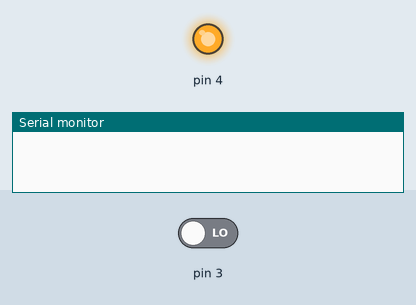
The sketch below on a simulated Arduino Uno, built with avr-gcc and run on an emulated ATmega328P. Shown: output pins drawn as LEDs (lit = HIGH), the last lines printed to the serial monitor. Dashed ring = blinking. Inputs (shaded band) come from the test bench; at power-on: pin 3 LOW.

Above: at 1.2 s.
1.3 s: pin 3 driven HIGH
At 1.9 s:
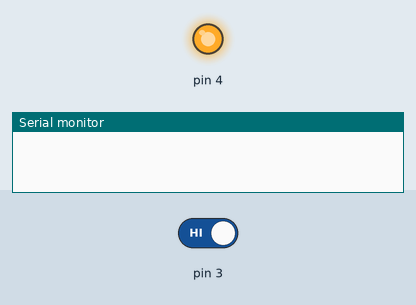
2.8 s: pin 3 driven LOW
At 3.5 s:
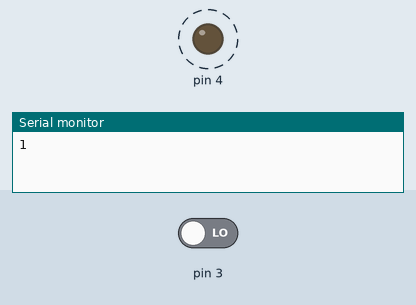
Timing chart, 0 to 11.8 s (numbered marks = the images above; inputs shaded):
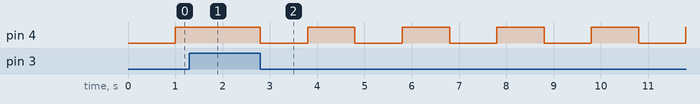

The sketch:

Drill04.ino
```cpp
// TimedAction.h
#ifndef TIMEDACTION_H
#define TIMEDACTION_H

//#include "arduino.h"

#define NO_PREDELAY 0

class TimedAction {

  public:
    TimedAction(unsigned long interval,void (*function)());
    TimedAction(unsigned long prev,unsigned long interval,void (*function)());

  void reset();
  void disable();
  void enable();
  void check();

  void setInterval( unsigned long interval );

  private:
    bool active;
    unsigned long previous;
    unsigned long interval;
    void (*execute)();

};

#endif


// TimedAction.cpp
TimedAction::TimedAction(unsigned long intervl,void (*function)()){
    active = true;
  previous = 0;
  interval = intervl;
  execute = function;
}

/*
|| <<constructor>>
*/
TimedAction::TimedAction(unsigned long prev,unsigned long intervl,void (*function)()){
    active = true;
  previous = prev;
  interval = intervl;
  execute = function;
}

void TimedAction::reset(){
    previous = millis();
}

void TimedAction::disable(){
    active = false;
}

void TimedAction::enable(){
  active = true;
}

void TimedAction::check(){
  if ( active && (millis()-previous >= interval) ) {
    previous = millis();
    execute();
  }
}

void TimedAction::setInterval( unsigned long intervl){
  interval = intervl;
}

//Declare Variable
bool is_pressed = false;
int counted, counter = 0, ledState = LOW;

//Declare blink function
void blink()
{
  if (ledState == LOW)
    ledState = HIGH;
  else
    ledState = LOW;

  digitalWrite(4, ledState);
}

//Declare print function
void serialPrint()
{
  Serial.println(counter);
}

//Construct object
TimedAction action1 = TimedAction(1000, blink);
TimedAction action2 = TimedAction(2000, serialPrint);

void setup()
{
  // put your setup code here, to run once:
  Serial.begin(9600);
  pinMode(3, INPUT);
  pinMode(4, OUTPUT);
}

void loop()
{
  action1.check();
  action2.check();

  if (digitalRead(3) == 1)
  {
    is_pressed = true;
    counted = 1;
  }
  while (is_pressed == true)
  {
    if (counted == 1)
    {
      counter++;
      counted = 0;
    }
    if (digitalRead(3) == 0)
    {
      is_pressed = false;
    }
  }
}
```

Measured:
- after the input at 1.3 s, pin 4: stays HIGH (without the input it goes to LOW after 0.70 s)
- after the input at 2.8 s, pin 4: alternates HIGH for 1.0 s and LOW for 1.0 s, starting at once
